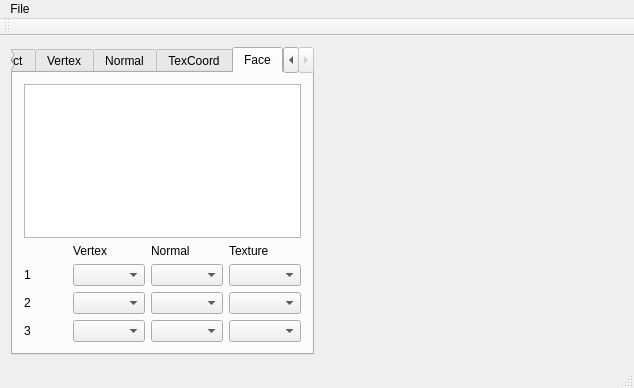
<?xml version="1.0" encoding="UTF-8"?>
<ui version="4.0">
 <class>MainWindow</class>
 <widget class="QMainWindow" name="MainWindow">
  <property name="geometry">
   <rect>
    <x>0</x>
    <y>0</y>
    <width>634</width>
    <height>388</height>
   </rect>
  </property>
  <property name="windowTitle">
   <string>MainWindow</string>
  </property>
  <widget class="QWidget" name="centralWidget">
   <layout class="QHBoxLayout" name="horizontalLayout">
    <item>
     <widget class="QTabWidget" name="tabWidget">
      <property name="sizePolicy">
       <sizepolicy hsizetype="Expanding" vsizetype="Expanding">
        <horstretch>0</horstretch>
        <verstretch>0</verstretch>
       </sizepolicy>
      </property>
      <property name="currentIndex">
       <number>4</number>
      </property>
      <widget class="QWidget" name="tab_obj">
       <attribute name="title">
        <string>Object</string>
       </attribute>
       <layout class="QVBoxLayout" name="verticalLayout">
        <item>
         <widget class="QListWidget" name="objectList"/>
        </item>
        <item>
         <layout class="QFormLayout" name="formLayout">
          <item row="0" column="0">
           <widget class="QLabel" name="label">
            <property name="text">
             <string>Object Name</string>
            </property>
           </widget>
          </item>
          <item row="0" column="1">
           <widget class="QLineEdit" name="lineEdit"/>
          </item>
          <item row="1" column="0">
           <widget class="QLabel" name="label_2">
            <property name="text">
             <string>Material</string>
            </property>
           </widget>
          </item>
          <item row="2" column="0">
           <widget class="QLabel" name="label_3">
            <property name="text">
             <string>Texture</string>
            </property>
           </widget>
          </item>
          <item row="2" column="1">
           <widget class="QLineEdit" name="lineEdit_2"/>
          </item>
          <item row="1" column="1">
           <widget class="QComboBox" name="comboBox"/>
          </item>
         </layout>
        </item>
       </layout>
      </widget>
      <widget class="QWidget" name="tab_vert_2">
       <attribute name="title">
        <string>Vertex</string>
       </attribute>
       <layout class="QVBoxLayout" name="verticalLayout_2">
        <item>
         <widget class="QListWidget" name="vertexList"/>
        </item>
        <item>
         <layout class="QFormLayout" name="formLayout_2">
          <item row="0" column="1">
           <widget class="QDoubleSpinBox" name="doubleSpinBox"/>
          </item>
          <item row="1" column="1">
           <widget class="QDoubleSpinBox" name="doubleSpinBox_2"/>
          </item>
          <item row="2" column="1">
           <widget class="QDoubleSpinBox" name="doubleSpinBox_3"/>
          </item>
          <item row="0" column="0">
           <widget class="QLabel" name="label_4">
            <property name="text">
             <string>x</string>
            </property>
           </widget>
          </item>
          <item row="1" column="0">
           <widget class="QLabel" name="label_5">
            <property name="text">
             <string>y</string>
            </property>
           </widget>
          </item>
          <item row="2" column="0">
           <widget class="QLabel" name="label_6">
            <property name="text">
             <string>z</string>
            </property>
           </widget>
          </item>
         </layout>
        </item>
       </layout>
      </widget>
      <widget class="QWidget" name="tab_vert">
       <attribute name="title">
        <string>Normal</string>
       </attribute>
       <layout class="QVBoxLayout" name="verticalLayout_3">
        <item>
         <widget class="QListWidget" name="normalList"/>
        </item>
        <item>
         <layout class="QHBoxLayout" name="horizontalLayout_2">
          <item>
           <widget class="QDial" name="dial_2"/>
          </item>
          <item>
           <widget class="QDial" name="dial"/>
          </item>
         </layout>
        </item>
       </layout>
      </widget>
      <widget class="QWidget" name="tab_tex">
       <attribute name="title">
        <string>TexCoord</string>
       </attribute>
       <layout class="QVBoxLayout" name="verticalLayout_4">
        <item>
         <widget class="QListWidget" name="texList"/>
        </item>
        <item>
         <layout class="QFormLayout" name="formLayout_4">
          <property name="fieldGrowthPolicy">
           <enum>QFormLayout::AllNonFixedFieldsGrow</enum>
          </property>
          <item row="1" column="1">
           <widget class="QDoubleSpinBox" name="doubleSpinBox_4"/>
          </item>
          <item row="2" column="1">
           <widget class="QDoubleSpinBox" name="doubleSpinBox_5"/>
          </item>
          <item row="1" column="0">
           <widget class="QLabel" name="label_7">
            <property name="text">
             <string>u</string>
            </property>
           </widget>
          </item>
          <item row="2" column="0">
           <widget class="QLabel" name="label_8">
            <property name="text">
             <string>v</string>
            </property>
           </widget>
          </item>
         </layout>
        </item>
       </layout>
      </widget>
      <widget class="QWidget" name="tab_face">
       <attribute name="title">
        <string>Face</string>
       </attribute>
       <layout class="QVBoxLayout" name="verticalLayout_5">
        <item>
         <widget class="QListWidget" name="faceList"/>
        </item>
        <item>
         <layout class="QGridLayout" name="gridLayout">
          <item row="1" column="1">
           <widget class="QComboBox" name="comboBox_2"/>
          </item>
          <item row="1" column="2">
           <widget class="QComboBox" name="comboBox_3"/>
          </item>
          <item row="1" column="3">
           <widget class="QComboBox" name="comboBox_4"/>
          </item>
          <item row="2" column="1">
           <widget class="QComboBox" name="comboBox_5"/>
          </item>
          <item row="3" column="1">
           <widget class="QComboBox" name="comboBox_6"/>
          </item>
          <item row="3" column="2">
           <widget class="QComboBox" name="comboBox_7"/>
          </item>
          <item row="2" column="2">
           <widget class="QComboBox" name="comboBox_8"/>
          </item>
          <item row="3" column="3">
           <widget class="QComboBox" name="comboBox_9"/>
          </item>
          <item row="2" column="3">
           <widget class="QComboBox" name="comboBox_10"/>
          </item>
          <item row="0" column="1">
           <widget class="QLabel" name="label_9">
            <property name="text">
             <string>Vertex</string>
            </property>
           </widget>
          </item>
          <item row="0" column="2">
           <widget class="QLabel" name="label_10">
            <property name="text">
             <string>Normal</string>
            </property>
           </widget>
          </item>
          <item row="0" column="3">
           <widget class="QLabel" name="label_11">
            <property name="text">
             <string>Texture</string>
            </property>
           </widget>
          </item>
          <item row="1" column="0">
           <widget class="QLabel" name="label_12">
            <property name="text">
             <string>1</string>
            </property>
           </widget>
          </item>
          <item row="2" column="0">
           <widget class="QLabel" name="label_13">
            <property name="text">
             <string>2</string>
            </property>
           </widget>
          </item>
          <item row="3" column="0">
           <widget class="QLabel" name="label_14">
            <property name="text">
             <string>3</string>
            </property>
           </widget>
          </item>
         </layout>
        </item>
       </layout>
      </widget>
     </widget>
    </item>
    <item>
     <widget class="QWidget" name="glframe" native="true">
      <property name="sizePolicy">
       <sizepolicy hsizetype="Expanding" vsizetype="Expanding">
        <horstretch>0</horstretch>
        <verstretch>0</verstretch>
       </sizepolicy>
      </property>
      <property name="minimumSize">
       <size>
        <width>300</width>
        <height>300</height>
       </size>
      </property>
     </widget>
    </item>
   </layout>
  </widget>
  <widget class="QMenuBar" name="menuBar">
   <property name="geometry">
    <rect>
     <x>0</x>
     <y>0</y>
     <width>634</width>
     <height>21</height>
    </rect>
   </property>
   <widget class="QMenu" name="menuFile">
    <property name="title">
     <string>File</string>
    </property>
    <addaction name="actionOpen"/>
    <addaction name="actionSave"/>
   </widget>
   <addaction name="menuFile"/>
  </widget>
  <widget class="QToolBar" name="mainToolBar">
   <attribute name="toolBarArea">
    <enum>TopToolBarArea</enum>
   </attribute>
   <attribute name="toolBarBreak">
    <bool>false</bool>
   </attribute>
  </widget>
  <widget class="QStatusBar" name="statusBar"/>
  <action name="actionOpen">
   <property name="text">
    <string>Open</string>
   </property>
   <property name="shortcut">
    <string>Ctrl+O</string>
   </property>
  </action>
  <action name="actionSave">
   <property name="text">
    <string>Save</string>
   </property>
   <property name="shortcut">
    <string>Ctrl+S</string>
   </property>
  </action>
 </widget>
 <layoutdefault spacing="6" margin="11"/>
 <resources/>
 <connections/>
</ui>
